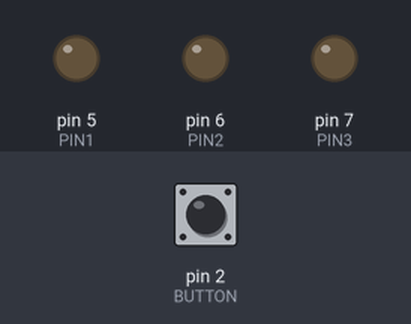
A sketch run on a simulated Arduino Nano, built with avr-gcc and run on an emulated ATmega328P. Shown: output pins drawn as LEDs (lit = HIGH). The test bench sets the inputs (shaded band); at power-on: pin 2 (BUTTON) HIGH.

Above: at 1.2 s.
1.3 s: pin 2 (BUTTON) pulled LOW for 0.15 s
At 2.4 s:
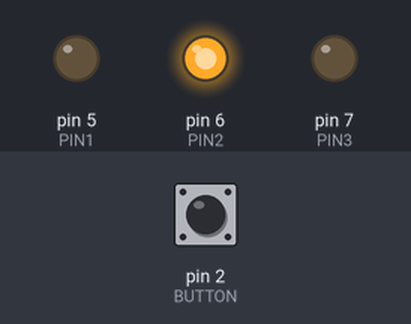
3.0 s: pin 2 (BUTTON) pulled LOW for 1 s
At 3.8 s:
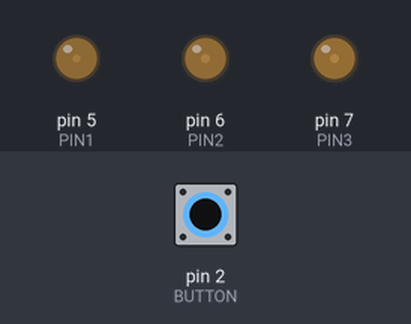
5.5 s: pin 2 (BUTTON) pulled LOW for 3.2 s
At 7.1 s:
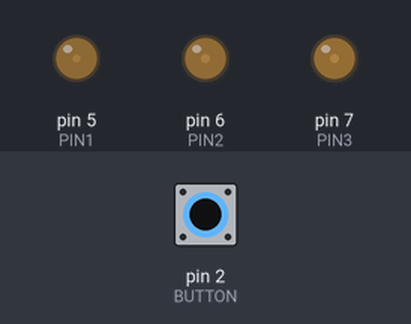
10.2 s: pin 2 (BUTTON) pulled LOW for 3.2 s
At 13.9 s:
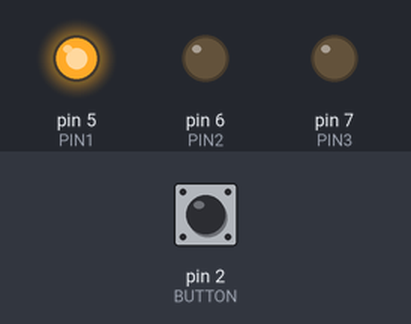
Timing chart, 0 to 15.4 s (numbered marks = the images above; inputs shaded):
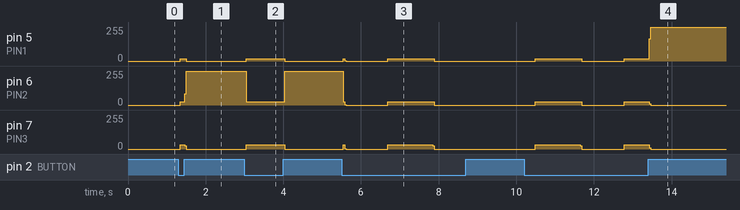

The sketch:

Button.ino
```cpp
/*
This program is for handling input from a button
and turning that into output. This project used
an arduino nano, but can use any other arduino board.

If you are running into errors with uploading from your computer
Please change the bootloader to the old bootloader.

---------- How to change your bootloader ----------
Tools --> Processor --> ATMega 328P (Old Bootloader)
-----------------------------------------------------
*/

// variable definitions
#define BUTTON 2
#define PIN1 5
#define PIN2 6
#define PIN3 7
int clicks = 0;

void setup() {
  // put your setup code here, to run once:

/*
  sets BUTTON pin with internal pull up resistor.
  this inverts the output. So when reading from this
  pin, the default value is 1 (HIGH) when the button
  is not pressed.

  So when the button is not pressed digitalRead() will
  return 1, and when the button is pressed, the button
  will return 0.
*/
  pinMode(BUTTON, INPUT_PULLUP);
  pinMode(PIN1, OUTPUT); // Pin 5 as output
  pinMode(PIN2, OUTPUT); // Pin 6 as output
  pinMode(PIN3, OUTPUT); // Pin 7 as output

// you must set the LEDs off at the beginning of your program.
  digitalWrite(PIN1, LOW);
  digitalWrite(PIN2, LOW);
  digitalWrite(PIN3, LOW);
}


void loop() {
  // put your main code here, to run repeatedly:

  int val = digitalRead(BUTTON); // reads from button pin. val = 0, if pressed

// when each button is pressed turn off all the LEDs and increment clicks
  if (val == LOW){
    clicks++;
    digitalWrite(PIN1, LOW);
    digitalWrite(PIN2, LOW);
    digitalWrite(PIN3, LOW);
  }

/** this allows for circular indexing. this means that the
 variable toSwitch will only contain values: 0, 1, 2, or 3

 This is done using the modulo operator which returns the remainder
 a number when divided by that number.

 For example: 15 % 3 = 0

 when you divide 15 by 3, there is no remainder.

 so 0 % 3 = 0; when 0 is divided by 3, there is no remainder.
    1 % 3 = 1; when 1 is divided by 3, the answer is 0 remainder 1.
    2 % 3 = 2; when 2 is divided by 3, the answer is 0 remainder 2.
    3 % 3 = 0; see the pattern? 3 divided by 3 has no remainder!
    4 % 3 = 1; and the cycle continues.

    so modulo just returns the remainder of a division.
 **/

int toSwitch = clicks % 4;

  /*
  A switch case is equivalent to a bunch of if statements.
  However, they are best used when you know the finite
  values a variable can have.

  A switch case is commonly preferred because it is
  syntactically cleaner and allows for easy readability.
  */

  switch(toSwitch) {
    // when the button has been pressed once, turn on the first LED.

    case 1:
    digitalWrite(PIN1, HIGH);
    break;

    // when the button has been pressed once, turn on the first LED.
    case 2:
    digitalWrite(PIN2, HIGH);
    break;

    // when the button has been pressed once, turn on the first LED.
    case 3:
    digitalWrite(PIN3, HIGH);
    break;
  }


}
```

Measured:
- after the input at 1.3 s, pin 5 (PIN1): 0/255 → 18/255 at once, → 0/255 0.16 s later; pin 6 (PIN2): 0/255 → 25/255 at once, → 255/255 0.12 s later; pin 7 (PIN3): 0/255 → 31/255 at once, → 0/255 0.12 s later
- after the input at 3.0 s, pin 5 (PIN1): 0/255 → 18/255 at once, → 0/255 1.0 s later; pin 6 (PIN2): 255/255 → 25/255 at once, → 255/255 1.0 s later; pin 7 (PIN3): 0/255 → 31/255 at once, → 0/255 1.0 s later
- after the input at 5.5 s, pin 5 (PIN1): 0/255 → 18/255 after 1.2 s, → 0/255 1.2 s later; pin 6 (PIN2): 255/255 → 0/255 at once, → 25/255 1.1 s later, → 0/255 1.2 s later; pin 7 (PIN3): 0/255 → 31/255 after 1.2 s, → 0/255 1.2 s later
- after the input at 10.2 s, pin 5 (PIN1): 0/255 → 18/255 after 0.29 s, → 0/255 1.2 s later, → 18/255 1.1 s later, → 255/255 0.64 s later; pin 6 (PIN2): 0/255 → 25/255 after 0.29 s, → 0/255 1.2 s later, → 25/255 1.1 s later, → 0/255 0.64 s later; pin 7 (PIN3): 0/255 → 31/255 after 0.29 s, → 0/255 1.2 s later, → 31/255 1.1 s later, → 0/255 0.64 s later
